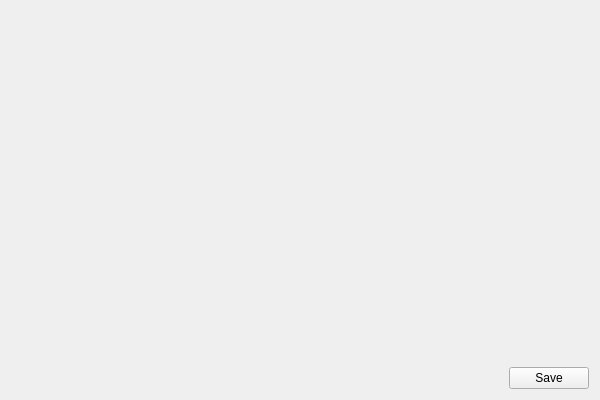
<?xml version="1.0" encoding="UTF-8"?>
<ui version="4.0">
 <class>AutoFocusROIClass</class>
 <widget class="QWidget" name="AutoFocusROIClass">
  <property name="geometry">
   <rect>
    <x>0</x>
    <y>0</y>
    <width>600</width>
    <height>400</height>
   </rect>
  </property>
  <property name="windowTitle">
   <string>AutoFocusROI</string>
  </property>
  <layout class="QVBoxLayout" name="verticalLayout" stretch="1,0">
   <item>
    <widget class="CameraViewer" name="viewer" native="true"/>
   </item>
   <item>
    <layout class="QHBoxLayout" name="horizontalLayout">
     <item>
      <spacer name="horizontalSpacer">
       <property name="orientation">
        <enum>Qt::Horizontal</enum>
       </property>
       <property name="sizeHint" stdset="0">
        <size>
         <width>40</width>
         <height>20</height>
        </size>
       </property>
      </spacer>
     </item>
     <item>
      <widget class="QPushButton" name="btn_save">
       <property name="text">
        <string>Save</string>
       </property>
      </widget>
     </item>
    </layout>
   </item>
  </layout>
 </widget>
 <layoutdefault spacing="6" margin="11"/>
 <customwidgets>
  <customwidget>
   <class>CameraViewer</class>
   <extends>QWidget</extends>
   <header location="global">cameraviewer.h</header>
   <container>1</container>
  </customwidget>
 </customwidgets>
 <resources/>
 <connections/>
</ui>
